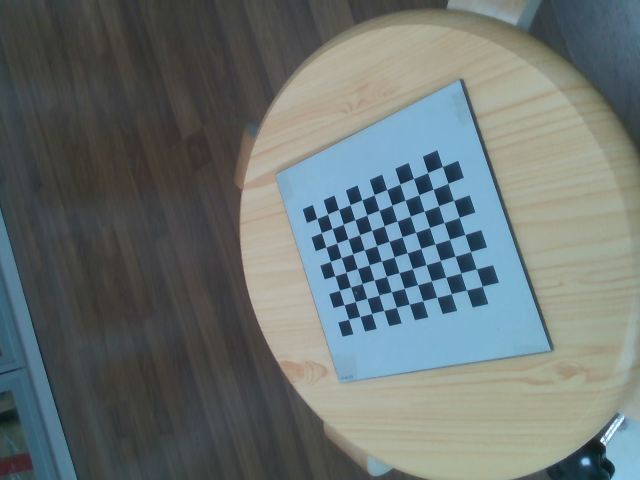
#> input picture picture/1.png, 640 x 480 px
$ python ran.py
#> lines starting #> are read from the running program, lines starting #| are printed output that depends on the picture
import cv2
import numpy as np


if __name__=='__main__':
    szx=200
    szy=300
    img=np.zeros((szx,szy,3),np.uint8)

    posx=np.random.randint(200,size=(2000,1))
    posy=np.random.randint(300,size=(2000,1))

    for i in range(2000):
        img[posx[i], posy[i], [0]] = np.random.randint(0,255)
        img[posx[i], posy[i], [1]] = np.random.randint(0, 255)
        img[posx[i], posy[i], [2]] = np.random.randint(0, 255)

    cv2.imshow('preview',img)
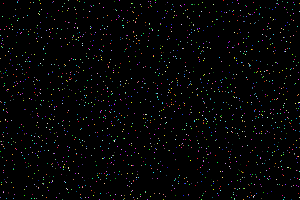
#> window 'preview': shape (200, 300, 3); mean B, G, R 4.2, 4.1, 4.1
    cv2.waitKey()

    img2=cv2.imread('1.png')
#> img2 is the input picture: shape (480, 640, 3); mean B, G, R 114.4, 115.2, 105.8
    h=img2.shape[1]
#> h = 640
    w=img2.shape[0]
#> w = 480
    ii=0
    print(w,h,img2.shape)
#| 480 640 (480, 640, 3)
    for xi in range(0,w):
        for xj in range(0,h):
            img2[xi, xj, 0] = int(img2[xi, xj, 0]*0.8)
            img2[xi, xj, 1] = int(img2[xi, xj, 0] * 0.8)
            img2[xi, xj, 2] = int(img2[xi, xj, 0] * 0.8)
        if xi%10==0:print('.',end='')
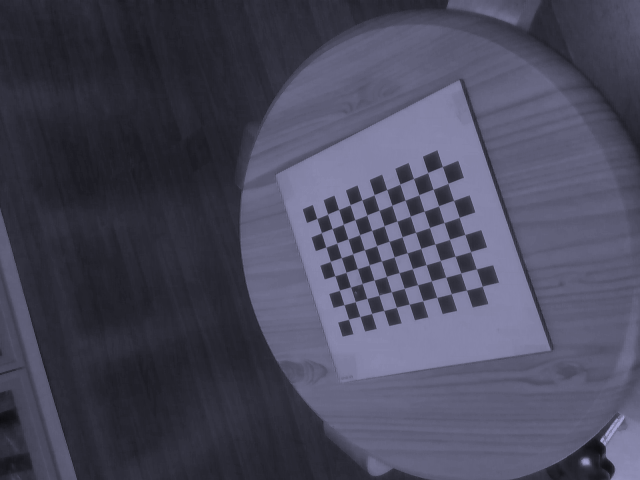
#> img2: shape (480, 640, 3); mean B, G, R 91.1, 72.5, 72.5
    cv2.imshow('preview',img2)
    cv2.waitKey()
